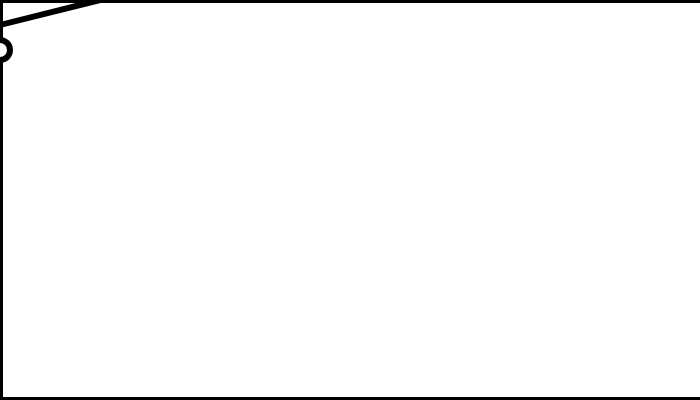
Frame 1 (no input)
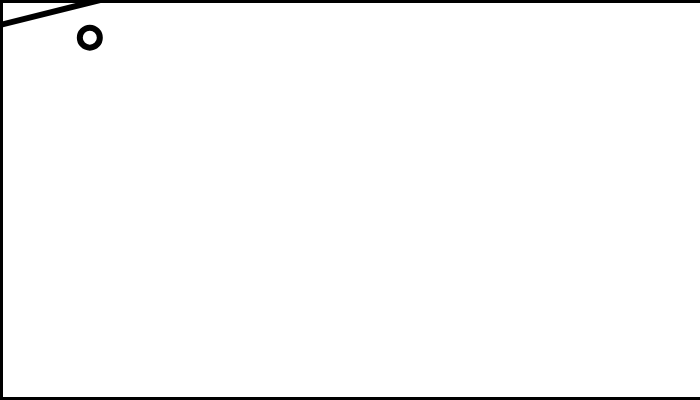
Frame 60 (no input)
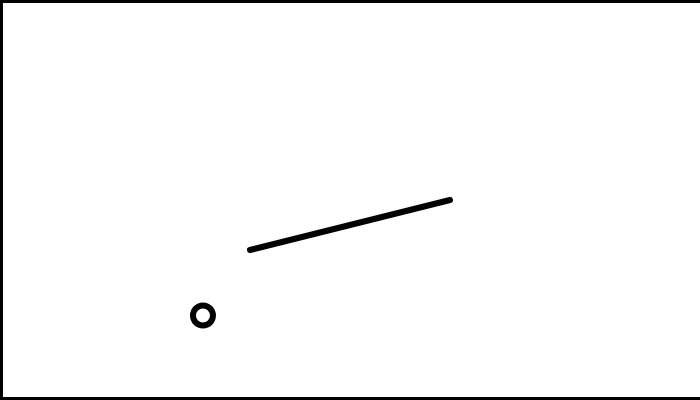
Frame 120 (the mouse pressed at the canvas centre since frame 60)

The p5.js sketch that drew these frames (run headless with seeded random() and noise() and a simulated clock; from frame 60 on, the mouse is pressed at the canvas centre):

// p5.js sketch
// ── sketch.js
//line1
var b1
var m1

var x1=0
var y1=250
var x2=500
var y2=500
var y

//ball
var ballx=0
var bally=50
var ballDiam=20
var dX=2
var dY=2

var tiltRight=0
var tiltLeft=50
var wd
var ht
var ctr=0
function setup() {
  wd=displayWidth-100
  ht=displayHeight-200
  createCanvas(wd,ht)
  angleMode(DEGREES)
}

function draw() {
  
  background(255)
 

  strokeWeight(6)
   line(0,0, wd,0)
  line(0,0, 0,ht)
  line(0,ht, wd, ht)
  line( 0, wd, wd,ht)
  y1=mouseY+tiltLeft
  y2=mouseY+tiltRight
    
  var  lnx1 = mouseX-100
  var lnx2 =mouseX+100
  var lny1 = y1
  var lny2 = y2
  
  line(lnx1,lny1,lnx2,lny2)
  ellipse(ballx,bally,ballDiam)
   m1= (y1-y2)/(x1-x2)
   b1=y1
  
  y=m1*ballx+b1
  
  if(abs(bally-y)<8){
    if(ballx>lnx1 && ballx<lnx2)
    rvrs()
    print("hit" + ctr)
  }
  ballx +=dX
  bally +=dY
  bounce()
}

function rvrs(){
  var i = atan2(dY,dX)
  var w=atan2((y1-y2),(x1-x2))
 
  var o=2*w - i

  var theX= cos(o)
  var theY= sin(o)

  dX= theX * 5
  dY = theY * 5
 
  
}
function bounce(){
  if (ballx >= width - ballDiam / 2  ) {
    ballx=width - ballDiam/ 2
    dX *= -1
  }
  if (ballx <= ballDiam / 2) {
    ballx= ballDiam / 2
    dX *= -1
  }
  //yvar
  if (bally >= height - ballDiam / 2 ) {
    bally = height - ballDiam / 2
    dY *= -1
  }
  if (bally <= ballDiam / 2) {
    bally = ballDiam / 2
    dY*= -1
  }
  
}

function keyPressed(){
  //right
  if(keyCode==38){
    
    tiltRight-=15
    if(tiltRight<30){
      
    }

  }
  //left
  if(keyCode==40){
    
    tiltRight+=15
  }
}
